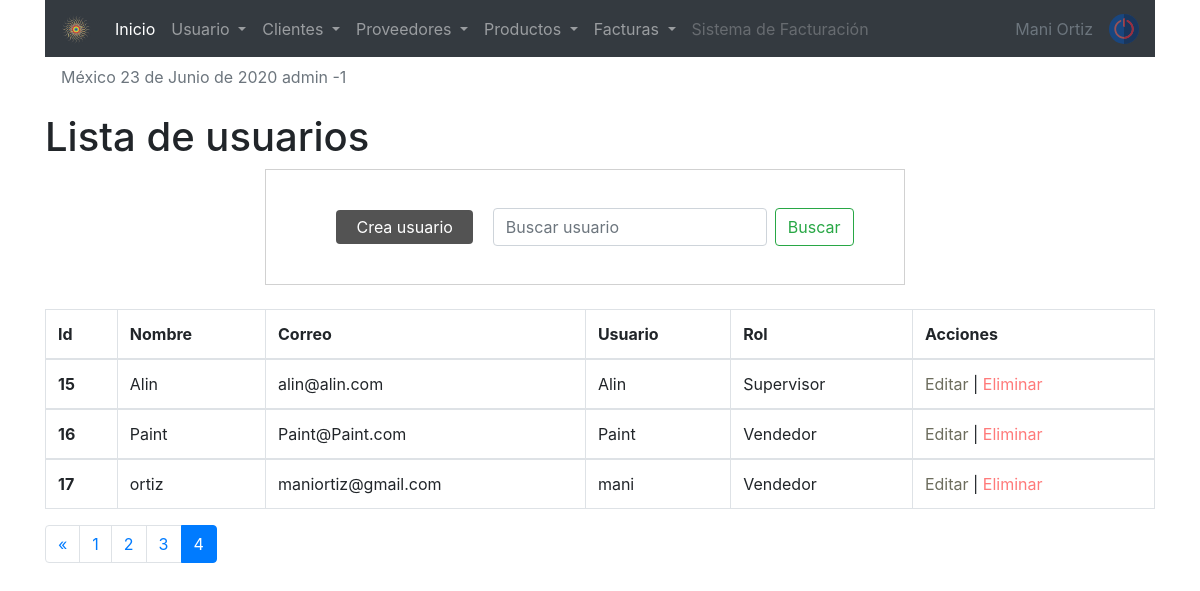
/sistema/lista_usuarios.php?pagina=4 (signed in), run on the app's committed database.
### tables this page shows
CREATE TABLE `usuario` (
  `idusuario` int(11) NOT NULL,
  `nombre` varchar(50) DEFAULT NULL,
  `correo` varchar(100) DEFAULT NULL,
  `usuario` varchar(15) DEFAULT NULL,
  `clave` varchar(100) DEFAULT NULL,
  `rol` int(11) DEFAULT NULL,
  `estatus` int(11) NOT NULL DEFAULT 1
);

CREATE TABLE `rol` (
  `idrol` int(11) NOT NULL,
  `rol` varchar(20) DEFAULT NULL
);

### sistema/lista_usuarios.php (the view, shortened to what this page needs)
<?php
   include "../conexion.php"
?>
<!doctype html>
<html lang="en">
<link rel="stylesheet" href="css/style1.css">
  <head>
    <?php include "includes/scripts.php" ?>
  </head>
  <body>
  <?php include "includes/header.php" ?>
    <div class="container">
        <h1>Lista de usuarios </h1>
     <div class="container row">
     <form class="form-inline my-2 my-lg-0" action="buscar_usuario.php" method="get">
     <a href="registro_usuario.php" class="btn_new">Crea usuario</a>
      <input class="form-control mr-sm-2" type="search" placeholder="Buscar usuario" aria-label="Search" name="busqueda" id="busqueda">
      <button class="btn btn-outline-success my-2 my-sm-0" type="submit" value="buscar">Buscar</button>
    </form>
    </div>
<br>
<div class="table-responsive">
            <table class="table table-bordered  table-responsive-xl">
            <thead>
                <tr>
                <th scope="col">Id</th>
                <th scope="col">Nombre</th>
                <th scope="col">Correo</th>
                <th scope="col">Usuario</th>
                <th scope="col">Rol</th>
                <th scope="col">Acciones</th>
                </tr>
            </thead>
            <?php
            $sql_registe = mysqli_query($conection, "SELECT COUNT(*) as total_registro FROM usuario WHERE estatus = 1 " );
            $result_register = mysqli_fetch_array($sql_registe);
			$total_registro = $result_register['total_registro'];
			$por_pagina = 3;
			if(empty($_GET['pagina']))
			{
				$pagina = 1;
			}else{
				$pagina = $_GET['pagina'];
			}
			$desde = ($pagina-1) * $por_pagina;
			$total_paginas = ceil($total_registro / $por_pagina);
            $query = mysqli_query($conection, "SELECT u.idusuario, u.nombre, u.correo, u.usuario, r.rol FROM usuario u INNER JOIN rol r ON u.rol = r.idrol WHERE estatus = 1 ORDER BY u.idusuario ASC LIMIT $desde,$por_pagina " );
            $result = mysqli_num_rows($query);
            if($result > 0 ){
                while ($data = mysqli_fetch_array($query)){
            ?>
            <tbody>
                <tr>
                <th scope="row"><?php echo $data['idusuario']; ?></th>
                <td><?php echo $data['nombre']; ?></td>
                <td><?php echo $data['correo']; ?></td>
                <td><?php echo $data['usuario']; ?></td>
                <td><?php echo $data['rol']; ?></td>
                <td>
                    <a href="editar_usuario.php?id=<?php echo $data['idusuario']; ?>" class="link_edit">Editar </a>
                    <?php if($data['idusuario'] != 1){ ?>
                    |
                    <a href="eliminar_confirmar_usuario.php?id=<?php echo $data['idusuario']; ?>" class="link_delete">Eliminar</a>
                <?php } ?>
                </td>
                </tr>
            </tbody>
            <?php
        }
            }
            ?>
            </table>
            <nav aria-label="Page navigation example">
                <ul class="pagination">
                <?php
                if ($pagina != 1){
               ?>
                    <li class="page-item">
                    <a class="page-link" href="?pagina=<?php echo $pagina - 1; ?>" aria-label="Previous">
                        <span aria-hidden="true">&laquo;</span>
                    </a>
                    </li>
                    <?php
                    }
                    for($i=1; $i <= $total_paginas ; $i++){
                        if($i == $pagina){
                            echo '<li class="page-item active"><a class="page-link" href="?pagina='.$i.'">'.$i.'</a></li>';
                        }else{
                            echo '<li class="page-item"><a class="page-link" href="?pagina='.$i.'">'.$i.'</a></li>';
                        }
                    }
                    ?>
                </ul>
            </nav>
    </div>
    </div>
   </body>
</html>

### sistema/css/style1.css (style rules this page uses)
form { margin: auto; padding: 20px 50px; border: 1px solid #d1d1d1; }
.btn_new { background: rgb(83, 83, 83); color: rgb(255, 255, 255); display: inline-block; padding: 5px 20px; border-radius: 4px; margin: 20px; }
.link_edit { color: rgb(109, 109, 94); }
.link_delete { color: rgb(255, 122, 122); }

### data on the page
usuario: idusuario "15", nombre "Alin", correo "alin@alin.com", usuario "Alin", rol.rol "Supervisor"
usuario: idusuario "16", nombre "Paint", correo "Paint@Paint.com", usuario "Paint", rol.rol "Vendedor"
usuario: idusuario "17", nombre "ortiz", correo "maniortiz@gmail.com", usuario "mani", rol.rol "Vendedor"

### other printed values
fechaC() "23 de Junio de 2020"
$_SESSION['user'] "admin"
$_SESSION['rol'] "1"
